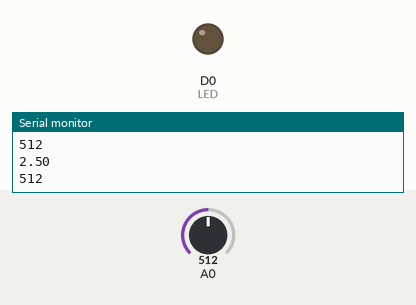
The sketch below on a simulated ESP8266 (NodeMCU). Parts: output pins drawn as LEDs (lit = HIGH), the last lines printed to the serial monitor. The inputs (shaded band) are chosen by the test bench; at power-on: A0 = 512.

Above: at 1.3 s.
1.4 s: A0 set to 903
3.2 s: A0 set to 931
At 4.8 s:
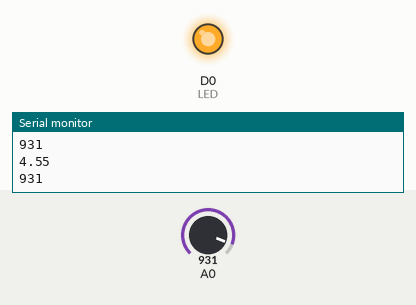
5.5 s: A0 set to 900
At 6.3 s:
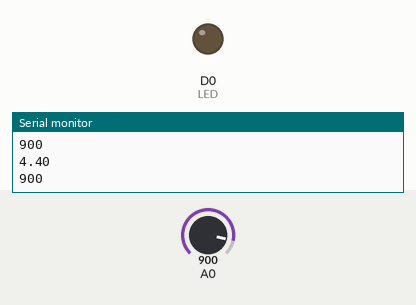
7.5 s: A0 set to 1023
At 9.1 s:
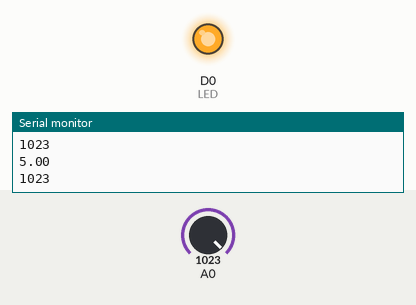
Timing chart, 0 to 10.5 s (numbered marks = the images above; inputs shaded):
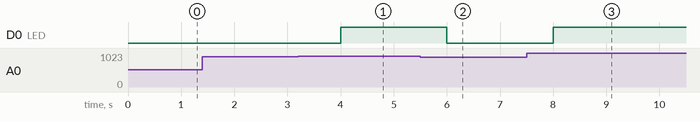

The sketch:

LDR-Sensor.ino
```cpp
/*
 * Interface LDR with NodeMCU
 * By TheCircuit
 */
 #define LED D0
void setup() {
  // initialize serial communication at 9600 bits per second:
  Serial.begin(9600);
  pinMode(LED, OUTPUT);
}

void loop() {
  // read the input on analog pin 0:
  int sensorValue = analogRead(A0);
  Serial.println(sensorValue);
  delay(500);

  // Convert the analog reading (which goes from 0 - 1023) to a voltage (0 - 5V):
  float voltage = sensorValue * (5.0 / 1023.0);

  // print out the value you read:
  Serial.println(voltage);
  if (voltage > 4.5)
  {
    digitalWrite(LED, HIGH);// turn the LED off.(Note that LOW is the voltage level but actually

  }
  else
  {
    digitalWrite(LED, LOW); // turn the LED on.

  }
}
```

Measured:
- the behaviour switches between 920 and 921 on A0 (found by bisection; images 0 and 1)
- after the input at 3.2 s, D0 (LED): LOW → HIGH after 0.80 s
- after the input at 5.5 s, D0 (LED): HIGH → LOW after 0.50 s
- after the input at 7.5 s, D0 (LED): LOW → HIGH after 0.50 s
